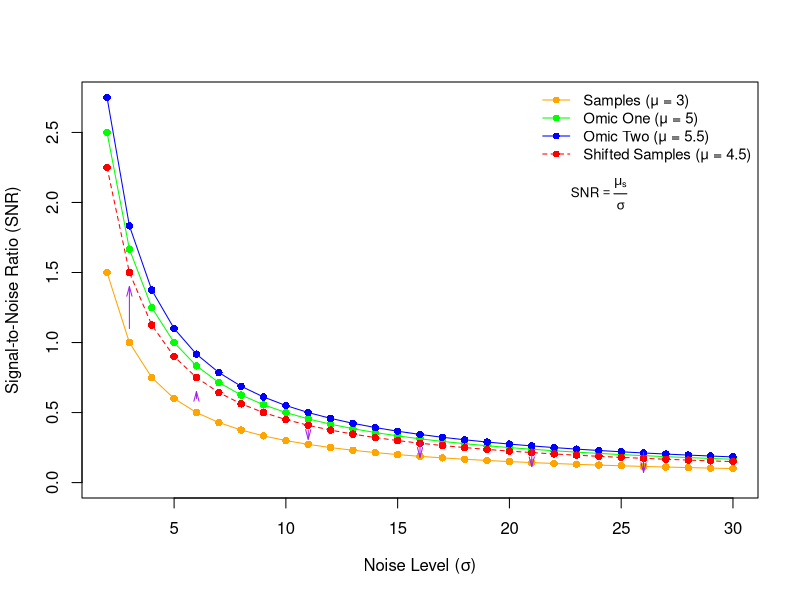
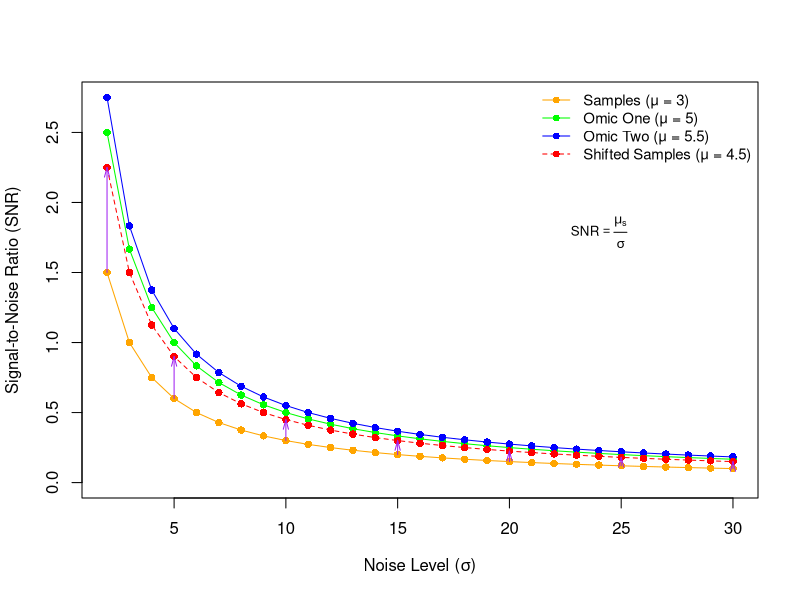

Write the R code that produced these figures, in order.
# Set the arrow points and offset
arrow_points <- c(2, 5, 10, 15, 20, 25)
offset <- 0.1  # Offset to prevent touching points

# Generate sigma and SNR values
sigma <- seq(2, 30, by = 1)
snr_omic_two <- 5.5 / sigma
snr_samples <- 3 / sigma
snr_omic_one <- 5 / sigma
snr_shifted_samples <- 4.5 / sigma

# Save plot
setEPS()
postscript("snr_plot_with_offset_arrows.eps", width = 7, height = 5, paper = "special", horizontal = FALSE)

# Plot setup
plot(sigma, snr_samples, type = "o", col = "orange", pch = 16, lty = 1,
     ylim = c(0, max(snr_omic_two)), xlab = expression("Noise Level (" * sigma * ")"),
     ylab = "Signal-to-Noise Ratio (SNR)")

# Add lines for Omic One, Omic Two, and shifted samples
lines(sigma, snr_omic_one, type = "o", col = "green", pch = 16, lty = 1, cex = 1.0)
lines(sigma, snr_omic_two, type = "o", col = "blue", pch = 16, lty = 1, cex = 1.0)
lines(sigma, snr_shifted_samples, type = "o", col = "red", pch = 16, lty = 2, cex = 1.0)

# Add arrows at specified points
for (i in arrow_points) {
  arrows(x0 = sigma[i], y0 = snr_samples[i] + offset,
         x1 = sigma[i], y1 = snr_shifted_samples[i] - offset,
         length = 0.1, angle = 15, col = "purple")
}

# Add legend and SNR formula
legend("topright", 
       legend = c("Samples (μ = 3)", "Omic One (μ = 5)", "Omic Two (μ = 5.5)", "Shifted Samples (μ = 4.5)"),
       col = c("orange", "green", "blue", "red"), pch = 16, lty = c(1, 1, 1, 2), bty = "n", cex = 0.9)
text(24, max(snr_omic_two) * 0.75, labels = expression(SNR == frac(mu[s], sigma)), cex = 0.8)

# Close EPS device
dev.off()


# Generate sigma and corresponding SNR values for OMIC Two, Samples, OMIC One, and Shifted Samples
sigma <- seq(2, 30, by = 1)
snr_omic_two <- 5.5 / sigma
snr_samples <- 3 / sigma
snr_omic_one <- 5 / sigma
snr_shifted_samples <- 4.5 / sigma

# Set the working directory
setwd("C:/Users/Lenovo/Documents/PhD Integromics/Simulation Study/R Code/test_sim")

# Save plot as EPS
setEPS()
postscript("snr_plot_with_shift_arrows.eps", width = 7, height = 5, paper = "special", horizontal = FALSE)

# Set up the plot
plot(sigma, snr_samples, type = "o", col = "orange", pch = 16, lty = 1,
     ylim = c(0, max(snr_omic_two)), xlab = expression("Noise Level (" * sigma * ")"),
     ylab = "Signal-to-Noise Ratio (SNR)")

# Add the second line for Omic One
lines(sigma, snr_omic_one, type = "o", col = "green", pch = 16, lty = 1, cex = 1.0)

# Add the third line for Omic Two
lines(sigma, snr_omic_two, type = "o", col = "blue", pch = 16, lty = 1, cex = 1.0)

# Add the shifted samples line
lines(sigma, snr_shifted_samples, type = "o", col = "red", pch = 16, lty = 2, cex = 1.0)

# Specify arrow positions
arrow_positions <- c(2, 5, 10, 15, 20, 25, 30)
arrow_indices <- match(arrow_positions, sigma)  # Get indices for specified sigma values

# Add arrows demonstrating the shift
for (i in arrow_indices) {
  arrows(sigma[i], snr_samples[i], sigma[i], snr_shifted_samples[i], 
         length = 0.1, angle = 15, col = "purple")
}
#sigma, snr_samples, sigma, snr_shifted_samples, length = 0.1, angle = 15, col = "purple"
# Add a legend
legend("topright", 
       legend = c("Samples (μ = 3)", "Omic One (μ = 5)", "Omic Two (μ = 5.5)", "Shifted Samples (μ = 4.5)"),
       col = c("orange", "green", "blue", "red"), pch = 16, lty = c(1, 1, 1, 2), bty = "n", cex = 0.9)

# Add formula for SNR
text(24, max(snr_omic_two) * 0.65, labels = expression(SNR == frac(mu[s], sigma)), cex = 0.8)

# Close the EPS device
dev.off()
